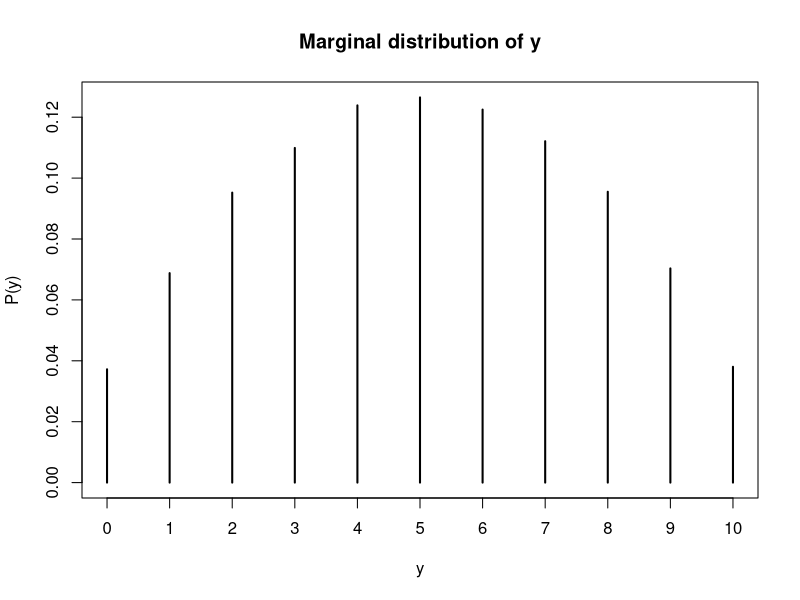

Write R code to recreate this figure.
m = 10e4

y = numeric(m) # create the vectors we will fill in with simulations
phi = numeric(m)

for (i in 1:m) {
  phi[i] = rbeta(n=1, shape1=2.0, shape2=2.0)
  y[i] = rbinom(n=1, size=10, prob=phi[i])
}
# which is equivalent to the following 'vectorized' code
phi = rbeta(n=m, shape1=2.0, shape2=2.0)
y = rbinom(n=m, size=10, prob=phi)
mean(y)

plot(prop.table(table(y)), ylab="P(y)", main="Marginal distribution of y")
